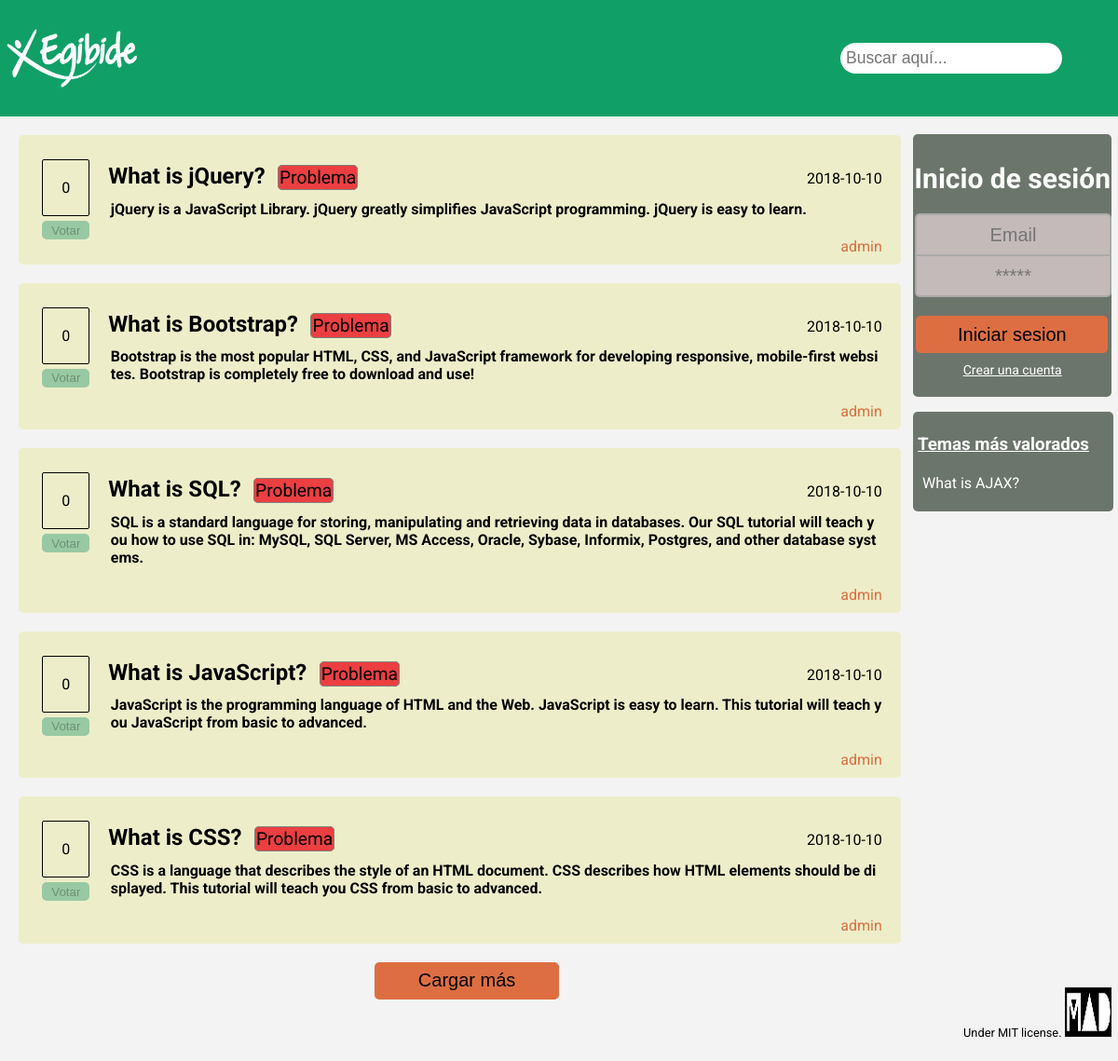
The page / on the database its author committed.
### tables this page shows
CREATE TABLE TEMAS(
  id_tema INT AUTO_INCREMENT,
  titulo varchar(35) NOT NULL,
  texto varchar(5000) NOT NULL,
  fecha date NOT NULL,
  etiqueta varchar(25),
  id_usuario INT NOT NULL,
  PRIMARY KEY (id_tema),
  FOREIGN KEY (id_usuario)
        REFERENCES USUARIOS(id_usuario)
        ON DELETE CASCADE
);

CREATE TABLE USUARIOS (
  id_usuario INT AUTO_INCREMENT,
  nickname varchar(25) NOT NULL,
  password varchar(100) NOT NULL,
  email varchar(50) NOT NULL,
  nombre varchar(25) NOT NULL,
  apellidos varchar(50) NOT NULL,
  PRIMARY KEY (id_usuario)
);

### Web/controller/consultasBD.php (called while the page is built, shortened)
<?php
function cargarTemas()
{
    $conexion = conexionDb();
    $inicioRowTemas = $_POST['inicioRowTemas'] ?? 0;
    $inicioRowTemas = (int)$inicioRowTemas;
    $select = $conexion->prepare("SELECT t.id_tema as id_tema,titulo,texto,fecha,etiqueta,nickname,(SELECT src FROM archivosadjuntos aj WHERE aj.id_tema = t.id_tema) as src,(SELECT nombre FROM archivosadjuntos aj WHERE aj.id_tema = t.id_tema) as nombreArchivo,(SELECT count(id_valoracion) FROM VALORACIONES v WHERE t.id_tema=v.id_tema) as val from TEMAS t, USUARIOS u WHERE t.id_usuario=u.id_usuario ORDER BY fecha DESC, id_tema DESC LIMIT ? ,5;");
    $select->bindParam(1, $inicioRowTemas, PDO::PARAM_INT);
    $select->execute();
    $temas = array();
    $temas=recorrerTemas($select, $temas);
    if ($inicioRowTemas === 0) {
        return $temas;
    } else {
        die(json_encode($temas));
    }
}
function recorrerTemas($select, $temas)
{
    while ($fila = $select->fetchObject()) {
        $tema["id"] = $fila->id_tema;
        $tema["titulo"] = $fila->titulo;
        $tema["texto"] = $fila->texto;
        $tema["fecha"] = $fila->fecha;
        $tema["etiqueta"] = $fila->etiqueta;
        $tema["autor"] = $fila->nickname;
        $tema["src"] = $fila->src;
        $tema['nombreArchivo'] = $fila->nombreArchivo;
        $tema["valoracion"] = $fila->val;
        array_push($temas, $tema);
    }
    return $temas;
}
function cargarTopTemas()
{
    $conexion = conexionDb();
    $topTemas = array();
    $topTema = array();
    $select = $conexion->prepare("SELECT DISTINCT T.id_tema AS ID, T.titulo AS TITULO, COUNT(V.id_tema) AS VALORACIONES FROM TEMAS T, VALORACIONES V WHERE T.id_tema = V.id_tema GROUP BY T.id_tema ORDER BY VALORACIONES DESC LIMIT 5");
    $select->execute();
    while ($fila = $select->fetchObject()) {
        $topTema["id"] = $fila->ID;
        $topTema["titulo"] = $fila->TITULO;
        $topTema["valoracion"] = $fila->VALORACIONES;
        array_push($topTemas, $topTema);
    }
    return $topTemas;
}

### Web/pages/contenido.php (the view, shortened to what this page needs)
<form class="contenido" method="POST">
    <?php
        include_once 'controller/consultasBD.php';
        if (isset($_POST['search'])) {
            $temas = verDatosBusqueda();
        } else {
            $temas = cargarTemas();
        }
        foreach ($temas as $tema):?>
    <div class="temaBox" id=<?= $tema["id"] ?>>
        <div>
            <p class="votos" id=<?="puntuacion",$tema['id'] ?>>
                <?= $tema["valoracion"] ?>
            </p>
            <input type="button" value="Votar" class="votarBTN" onclick="votarPuntuacion('<?=$tema['id']?>')"
                id="<?="votar",$tema['id'] ?>"
                <?= isset($temasVotados)? in_array($tema['id'], $temasVotados)?'disabled':'':'disabled';?>>
        </div>
        <div onclick="abrirDetalle(<?= $tema['id'] ?>)">
            <h2>
                <?= htmlspecialchars($tema["titulo"]) ?>
                <?php
                if ($tema["etiqueta"] != null) {
                    ?>
                <span class="etiquetaTema" id="<?= $tema["etiqueta"] ?>">
                    <?= $tema["etiqueta"] ?>
                </span>
                <?php
                } ?>
            </h2>
            <p>
                <?= $tema["fecha"] ?>
            </p>
            <h4>
                <?= htmlspecialchars($tema["texto"]) ?>
            </h4>
            <a href="#"><?= $tema["autor"] ?></a>
        </div>
    </div>
    <?php endforeach;?>
    <button id="btnCargarMas" onclick="cargarMasTemas('<?= isset($temasVotados)?implode(",", $temasVotados):"";?>')">Cargar
        más</button>
</form>

### Web/index.php (shortened to what this page needs)
<!DOCTYPE html>
<html>
    <head>
        <link rel="stylesheet" href="./css/style.css" />
    </head>
    <body class="grid-container">
        <div class="header">
            <a class="logo" onclick="recargarPagina()"><img class="logoImg" src="media/logo_empresa.png"></a>
            <?php require_once 'pages/buscador.php'?>
        </div>
        <div class="sidebar" id="sidebar">
            <?php require_once 'pages/login.php'?>
            <?php require_once 'pages/paginaRegistro.php'?>
            <?php require_once 'pages/topTemas.php'?>
        </div>
        <div class="hide-scroll" id="main">
            <div class="main" id="mainContenido">
                <div>
                    <?php require_once 'pages/contenido.php' ?>
                </div>
            </div>
        </div>
        <footer class="footer">
            <p>Under MIT license.</p>
            <img class="logoFooter" src="media/logo_mad.jpeg">
        </footer>
    </body>
</html>

### Web/pages/buscador.php (shortened to what this page needs)
<form id="buscador" name="buscador" method="POST" >
    <input class="search" id="search" name="search" type="search" list="listaEtiquetas"
           placeholder="Buscar aquí..." aria-label="Buscar contenido del sitio" autofocus>
</form>

### Web/pages/login.php (shortened to what this page needs)
<?php
    function login(){
        ?>
        <div class="login" id="box">
            <h3>Inicio de sesión</h3>
            <form id="loginForm" name="flogin" method="post">
                <input class="inp" type="email" id="emailLogin" name="emailLogin" required placeholder="Email"><br>
                <input class="inp" type="password" id="passwordLogin" name="passwordLogin" required" placeholder="*****"><br>
                <input class="loginBTN" type="submit" value="Iniciar sesion">
            </form>
            <a onclick="ocultarElementosSidebar('box','registro','topTemas')">Crear una cuenta</a>
        </div>
        <?php
    }
    if (isset($_POST['emailLogin'],$_POST['passwordLogin']) && !$_SESSION['login']){
        $emailLogin = $_POST['emailLogin'];
        $password = $_POST['passwordLogin'];
        $conexion = conexionDb();
        valdiarLogin($conexion,$emailLogin,$password);
        closeConexionDb($conexion);
    }
    else {
        if (!$_SESSION['login']){
            login();
        }
        else {
            logout();
            echo "<input id='verLogin' type='hidden' value='".$_SESSION['login']."'>";
        }
    }
?>

### Web/pages/paginaRegistro.php (shortened to what this page needs)
<!DOCTYPE html>
<html lang="en">
    <head>
    </head>
    <body>
    </body>
</html>

### Web/pages/topTemas.php
<?php
    include_once 'controller/consultasBD.php';
    $topTemas = cargarTopTemas();
?>
<div class="topTemas" id="topTemas">
    <h3>Temas más valorados</h3>
    <?php
        foreach ($topTemas as $key => $value) {
            echo "<p onclick='abrirDetalle(",$value["id"],")'>",$value["titulo"],"</p>";
        }
    ?>
</div>

### Web/css/style.css (style rules this page uses)
:root { --generalbg: #f3f3f3; --header: #10a066; --elementosmain: #edeec9; --fondosidebar: #6c756b; --elementosbtn: #98c9a3; --elementosbtnactivado: #bfd8bd; --sidebarbtn: #dd6e42; --input: #c3baba; }
html, body { height: 100%; width: 100%; overflow: hidden; }
body { margin: 0; font-family: 'Roboto', Verdana, sans-serif; }
.grid-container { display: grid; grid-template-areas: 'header header header' 'main main sidebar' 'main main footer'; grid-gap: 10px; grid-template-columns: 60% 20%; grid-template-rows: 11% 79% auto; background-color: var(--generalbg); }
.header { grid-area: header; background-color: var(--header); display: flex; flex-wrap: wrap; justify-content: space-between; align-items: center; }
.logo { width: 150px; height: 70px; margin: 5px; cursor: pointer; }
.logoImg { width: 100%; height: 100%; }
#buscador { display: flex; justify-content: space-around; align-items: center; }
.search { border-radius: 40px; margin-right: 60px; padding: 6px; font-size: 110%; border: none; }
.etiqueta, .etiquetaTema { margin-right: 1em; border: 1px solid grey; background-color: var(--elementosmain); border-radius: 5px; color: black; padding: 0.5em; }
.main { grid-area: main; padding-top: 1%; overflow: auto; max-height: 97%; margin-right: -100px; padding-right: 100px; }
.hide-scroll { overflow: hidden; width: 137%; height: 110%; }
.contenido { display: flex; flex-direction: column; align-items: center; }
.temaBox, .respBox, .responderBox, .crearTema { display: flex; background-color: var(--elementosmain); border-radius: 5px; padding: 10px; width: 94%; margin-bottom: 2%; }
.etiquetaTema { margin-left: 1%; padding: 1px; font-size: 80%; font-weight: normal; background-color: var(--elementosbtn); }
#Problema { background-color: #ec3f41; }
.temaBox div:nth-child(1), .respBox div:nth-child(1) { display: flex; flex-direction: column; align-items: center; text-align: center; margin-right: 20px; margin-left: 1.7%; }
.temaBox div:nth-child(2), .respBox div:nth-child(2) { display: flex; align-items: baseline; flex-wrap: wrap; justify-content: flex-end; margin-right: 10px; width: 90%; }
.temaBox div:nth-child(2) h2 { margin-right: auto; width: 90%; }
.temaBox div:nth-child(2) h4, .respBox div:nth-child(2) h4 { word-break: break-all; flex: 100%; margin-top: -1%; margin-left: .3%; }
.temaBox a, .respBox a { color: #dd6e42; text-decoration: none; }
.votos { border-radius: 2px; margin-bottom: 5px; padding: 20px; border: 1px solid black; }
.votarBTN, .responderBTN, .crearTemaBTN { border-radius: 5px; border: none; background-color: var(--elementosbtn); height: 20px; width: 100%; transition: .20s; }
.sidebar { grid-area: sidebar; }
.login, .registro, .logout, .topTemas { flex-direction: column; width: 97%; background-color: var(--fondosidebar); border-radius: 5px; justify-content: center; align-items: center; margin-top: 4%; }
.login h3, .logout h3 { color: white; text-align: center; font-size: 30px; margin-bottom: 20px; }
.inp { background-color: var(--input); width: 95%; height: 40px; border: solid 2px darkgrey; font-size: 20px; border-radius: 5px; text-align: center; transition: all 250ms ease; margin-left: 1%; }
.inp:first-of-type { margin-bottom: -2px; border-bottom-right-radius: 0px; border-bottom-left-radius: 0px; }
.inp:nth-of-type(2) { border-top-right-radius: 0px; border-top-left-radius: 0px; margin-bottom: 20px; }
.loginBTN, .logoutBTN, .registroBTN, #btnCargarMas, #elegirRespuesta { border-radius: 5px; border: none; background-color: var(--sidebarbtn); height: 40px; margin-left: 1.6%; width: 96.5%; transition: .20s; font-size: 20px; }
#btnCargarMas { margin-bottom: 2em; width: 20%; }
.login a, .registro a { margin-top: 10px; font-size: 14px; color: white; margin-bottom: 10%; text-decoration: underline; }
.topTemas { align-items: flex-start; padding: 5px; width: 93%; color: white; }
.topTemas h3 { text-decoration: underline; }
.topTemas p { padding-left: 5px; margin-top: 1%; cursor: pointer; }
.footer { grid-area: footer; display: flex; justify-content: flex-end; align-items: baseline; font-size: 80%; margin-top: 7%; }
.logoFooter { margin-left: 1.5%; margin-right: 3%; width: 23%; height: 67%; }

### rows shown on the page
temas: titulo "What is AJAX?"
temas: valoracion "0", titulo "What is jQuery?", etiqueta "Problema", fecha "2018-10-10", texto "jQuery is a JavaScript Library. jQuery greatly simplifies JavaScript programming. jQuery is easy to learn.", id_usuario.nickname "admin"
temas: valoracion "0", titulo "What is Bootstrap?", etiqueta "Problema", fecha "2018-10-10", texto "Bootstrap is the most popular HTML, CSS, and JavaScript framework for developing responsive, mobile-first websites. Bootstrap is completely free to download and use!", id_usuario.nickname "admin"
temas: valoracion "0", titulo "What is SQL?", etiqueta "Problema", fecha "2018-10-10", texto "SQL is a standard language for storing, manipulating and retrieving data in databases. Our SQL tutorial will teach you how to use SQL in: MySQL, SQL Server, MS Access, Oracle, Sybase, Informix, Postgres, and other database systems.", id_usuario.nickname "admin"
temas: valoracion "0", titulo "What is JavaScript?", etiqueta "Problema", fecha "2018-10-10", texto "JavaScript is the programming language of HTML and the Web. JavaScript is easy to learn. This tutorial will teach you JavaScript from basic to advanced.", id_usuario.nickname "admin"
temas: valoracion "0", titulo "What is CSS?", etiqueta "Problema", fecha "2018-10-10", texto "CSS is a language that describes the style of an HTML document. CSS describes how HTML elements should be displayed. This tutorial will teach you CSS from basic to advanced.", id_usuario.nickname "admin"
